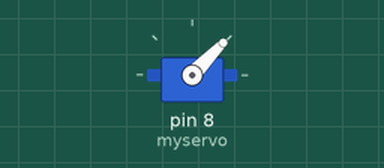
A sketch run on a simulated Arduino Uno, built with avr-gcc and run on an emulated ATmega328P. On the bench: servo.

Above: at 0.05 s.
At 1.2 s:
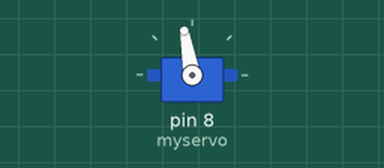
At 2.35 s:
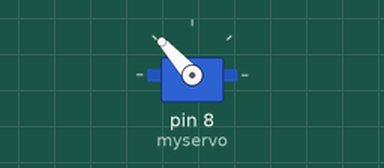
At 4.7 s:
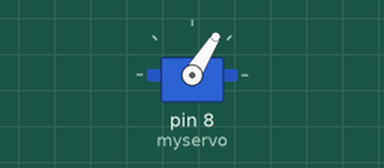
Timing chart, 0 to 6.7 s (numbered marks = the images above):
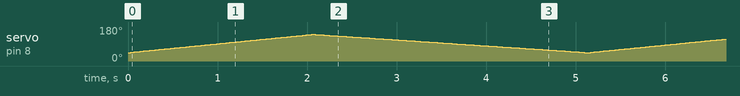

The sketch:

exercise_5.ino
```cpp
#include <Servo.h>

Servo myservo;

void setup() {
  myservo.attach(8);
  myservo.writeMicroseconds(1500);
  Serial.begin(9600);

}

void loop() {
//   put your main code here, to run repeatedly:
  for(int i = 1000; i < 2000; i++) {
    myservo.writeMicroseconds(i);
    delay(2);
  }

  for(int i = 2000; i>1000; i--) {
    myservo.writeMicroseconds(i);
    delay(3);
  }
}
```
